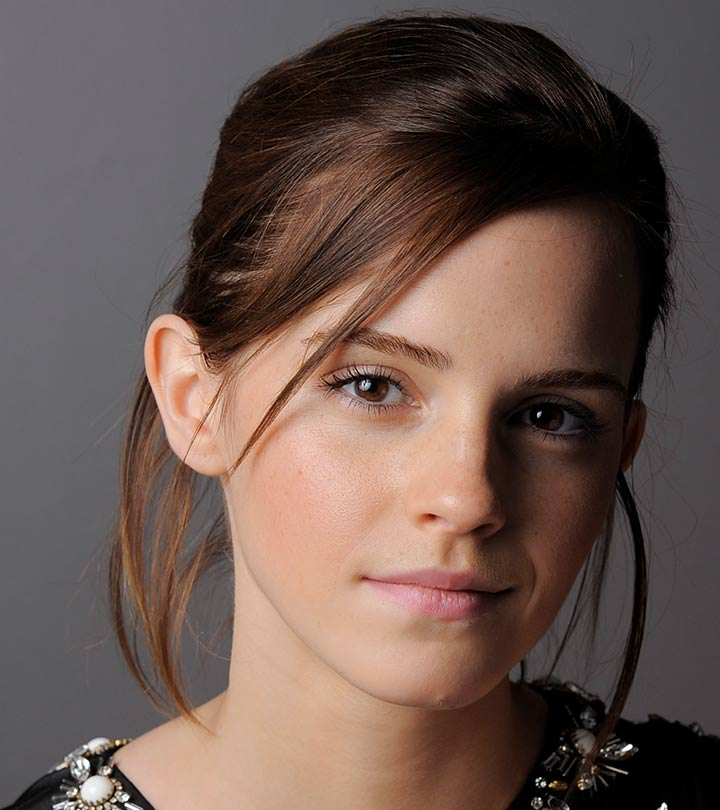
#> input picture a1images/a1images/emma.jpg, 720 x 810 px, found by its file name
$ jupyter execute --allow-errors assignment.ipynb
#> lines starting #> are read from the running program, lines starting #| are printed output that depends on the picture
Implementing a Given intensity transform on a image

[cell 1]
import cv2 as cv
import numpy as np
import matplotlib.pyplot as plt

# ----- Define each segment -----
# Segment 1: (0, 0) -> (50, 50)
t1 = np.linspace(0, 50, 51)  # 51 points
print(len(t1))  # Should be 51

# Segment 2: (50, 100) -> (150, 255)
# Jump at 50 means we start from 100
t2 = np.linspace(100, 255, 100)  # 100 points
print(len(t2))

# Segment 3: (150, 150) -> (255, 255)
# Drop at 150 means we start from 150
t3 = np.linspace(150, 255, 105)  # 105 points
print(len(t3))  # Should be 105

# ----- Build full LUT -----
# Remove duplicate points at 50 and 150 when concatenating
transform = np.concatenate((t1, t2[1:], t3[1:])).astype('uint8')
print(len(transform))  # Should be a 1D array with unique values)
# Check LUT length
print("LUT length:", len(transform))  # Should be 256

# ----- Plot transformation curve -----
fig, ax = plt.subplots()
ax.plot(transform)
ax.set_xlabel('Input Intensity')
ax.set_ylabel('Output Intensity')
ax.set_xlim(0, 255)
ax.set_ylim(0, 255)
ax.set_aspect('equal')
plt.grid(True)
plt.show()
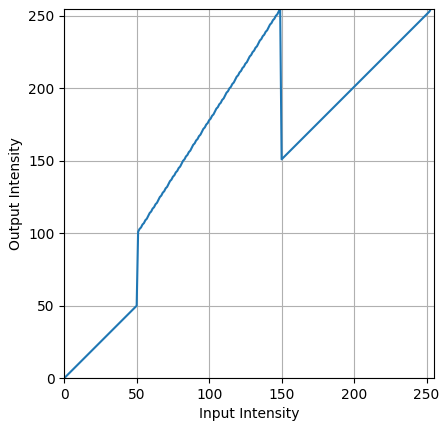
#> figure drawn by matplotlib, 1 panel; curve peaks at x = 149, y = 255

# ----- Read grayscale image -----
img_orig = cv.imread(r'a1images\a1images\emma.jpg', cv.IMREAD_GRAYSCALE)
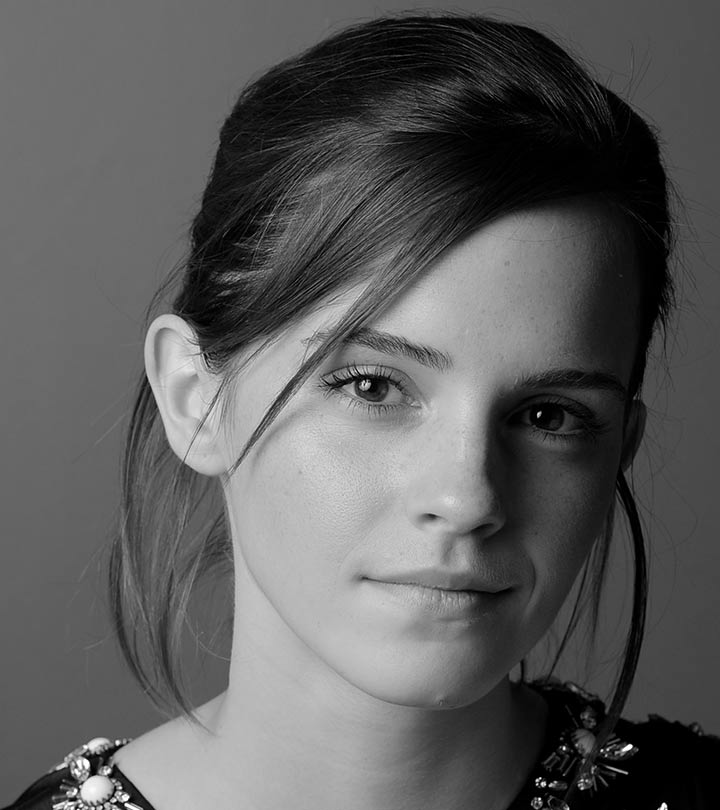
#> img_orig: shape (810, 720); min 0, max 255, mean 92.3


# ----- Apply transformation -----
#> (the rest of this cell did not finish here and is left out)

2. White matter Gray matter Question


[cell 2]
import cv2 as cv
import numpy as np
import matplotlib.pyplot as plt

# Read the brain image
brain_img = cv.imread(r'a1images\a1images\brain_proton_density_slice.png', cv.IMREAD_GRAYSCALE)
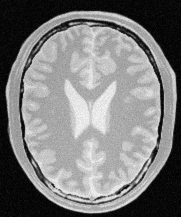
#> input picture a1images/a1images/brain_proton_density_slice.png, 181 x 217 px, found by its file name
#> brain_img is the input picture: shape (217, 181); min 0, max 251, mean 123.7


# Create transformation to enhance white matter
def create_white_matter_transform():
    # Segment 1: (0, 0) -> (170, 50)
    t1 = np.linspace(0, 50, 181)  # 0-170 input, 0-50 output

    # Segment 2: (171, 50) -> (220, 200)
    t2 = np.linspace(200, 255, 75)  # 171-220 input, 50-200 output

    # Segment 3: (221, 200) -> (255, 255)
    # t3 = np.linspace(200, 255, 35)  # 221-255 input, 200-255 output

    # Concatenate all segments to make 256 elements
    lut = np.concatenate([t1, t2]).astype(np.uint8)
    lut = lut[:256]  # Ensure length is exactly 256
    return lut

    # (b) Gray Matter Enhancement
    # Gray matter typically appears medium intensity (~80-150)

def create_gray_matter_transform():
    # Segment 1: (0, 0) -> (80, 50)# Segment 1: (0, 0) -> (170, 50)
    t1 = np.linspace(0, 100, 101)  # 0-170 input, 0-50 output

    # Segment 2: (171, 50) -> (220, 200)
    t2 = np.linspace(190, 255, 80)  # 171-220 input, 50-200 output

    # Segment 3: (221, 200) -> (255, 255)
    t3 = np.linspace(100, 90, 75)  # 221-255 input, 200-255 output

    # Concatenate all segments to make 256 elements
    lut = np.concatenate([t1, t2, t3]).astype(np.uint8)
    lut = lut[:256]  # Ensure length is exactly 256
    return lut


# Create transformations
white_matter_lut = create_white_matter_transform()
gray_matter_lut = create_gray_matter_transform()

# Apply transformations
brain_white_enhanced = cv.LUT(brain_img, white_matter_lut)
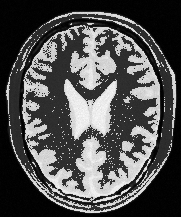
#> brain_white_enhanced: shape (217, 181); min 0, max 252, mean 81.5
brain_gray_enhanced = cv.LUT(brain_img, gray_matter_lut)
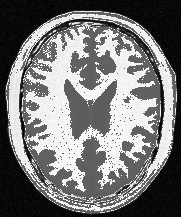
#> brain_gray_enhanced: shape (217, 181); min 0, max 255, mean 119.9

# Plot the intensity transformation curves
fig, axes = plt.subplots(2, 2, figsize=(12, 10))

# Plot white matter transformation
axes[0, 0].plot(white_matter_lut, 'b-', linewidth=2)
axes[0, 0].set_title('White Matter Enhancement Transform')
axes[0, 0].set_xlabel('Input Intensity')
axes[0, 0].set_ylabel('Output Intensity')
axes[0, 0].grid(True)
axes[0, 0].set_xlim(0, 255)
axes[0, 0].set_ylim(0, 255)

# Plot gray matter transformation
axes[0, 1].plot(gray_matter_lut, 'r-', linewidth=2)
axes[0, 1].set_title('Gray Matter Enhancement Transform')
axes[0, 1].set_xlabel('Input Intensity')
axes[0, 1].set_ylabel('Output Intensity')
axes[0, 1].grid(True)
axes[0, 1].set_xlim(0, 255)
axes[0, 1].set_ylim(0, 255)

# Display results
axes[1, 0].imshow(brain_white_enhanced, cmap='gray', vmin=0, vmax=255)
axes[1, 0].set_title('White Matter Enhanced')
axes[1, 0].axis('off')

axes[1, 1].imshow(brain_gray_enhanced, cmap='gray', vmin=0, vmax=255)
axes[1, 1].set_title('Gray Matter Enhanced')
axes[1, 1].axis('off')

plt.tight_layout()
plt.show()
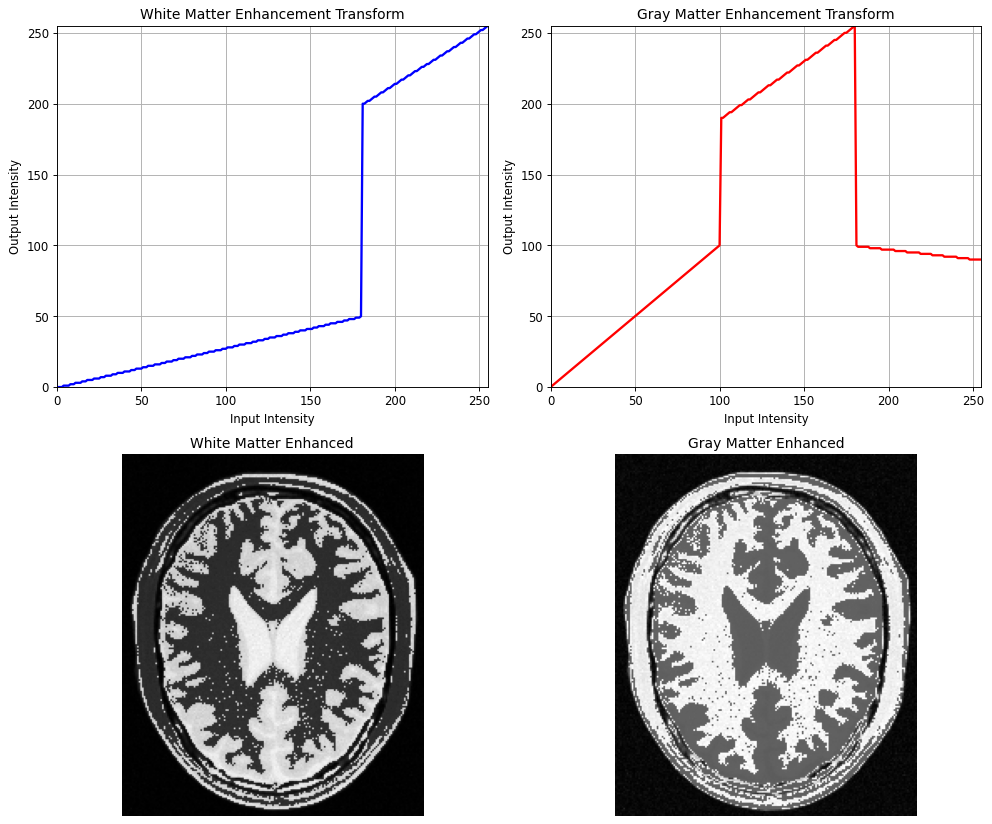
#> figure drawn by matplotlib, 4 panels; panel 1: curve peaks at x = 255, y = 255; panel 2: curve peaks at x = 180, y = 255

# Also display original vs enhanced images side by side
fig, axes = plt.subplots(1, 3, figsize=(15, 5))

axes[0].imshow(brain_img, cmap='gray', vmin=0, vmax=255)
axes[0].set_title('Original Brain Image')
axes[0].axis('off')

axes[1].imshow(brain_white_enhanced, cmap='gray', vmin=0, vmax=255)
axes[1].set_title('White Matter Enhanced')
axes[1].axis('off')

axes[2].imshow(brain_gray_enhanced, cmap='gray', vmin=0, vmax=255)
axes[2].set_title('Gray Matter Enhanced')
axes[2].axis('off')

plt.tight_layout()
plt.show()

# Optional: Display using OpenCV windows
cv.imshow('Original', brain_img)
cv.imshow('White Matter Enhanced', brain_white_enhanced)
cv.imshow('Gray Matter Enhanced', brain_gray_enhanced)
cv.waitKey(0)
cv.destroyAllWindows()

3.Gamma Correction

[cell 3]
import cv2 as cv
import numpy as np
import matplotlib.pyplot as plt

# Parameters
img_path = r"a1images\a1images\highlights_and_shadows.jpg"
gamma = 0.8  # gamma value

# Load image
bgr = cv.imread(img_path)
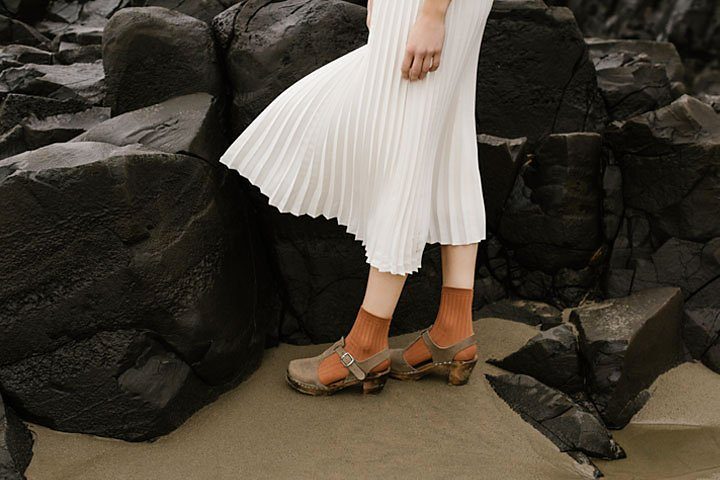
#> input picture a1images/a1images/highlights_and_shadows.jpg, 720 x 480 px, found by its file name
#> bgr is the input picture: shape (480, 720, 3); mean B, G, R 58.1, 68.6, 75.7
rgb = cv.cvtColor(bgr, cv.COLOR_BGR2RGB)

# Convert to LAB
lab = cv.cvtColor(rgb, cv.COLOR_RGB2LAB)
#> lab: shape (480, 720, 3); mean of channels 0, 1, 2 71.3, 129.1, 135
L, A, B = cv.split(lab)
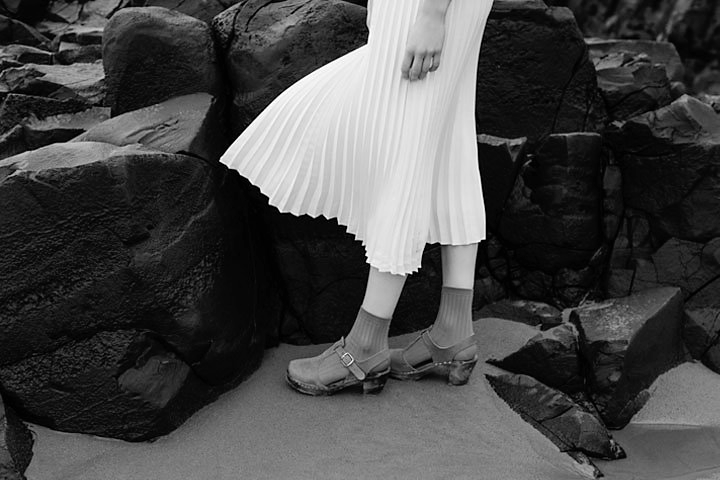
#> L: shape (480, 720); min 0, max 255, mean 71.3
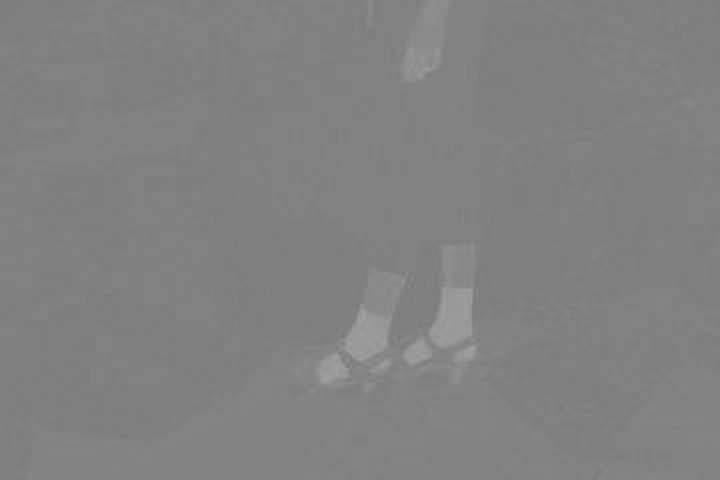
#> A: shape (480, 720); min 119, max 160, mean 129.1

# Normalize L channel
L_norm = L / 255.0

# Apply gamma correction
L_corr_norm = np.power(L_norm, gamma)
L_corr = np.uint8(np.clip(L_corr_norm * 255, 0, 255))

# Merge channels
lab_corr = cv.merge((L_corr, A, B))
#> lab_corr: shape (480, 720, 3); mean of channels 0, 1, 2 84.5, 129.1, 135
rgb_corr = cv.cvtColor(lab_corr, cv.COLOR_LAB2RGB)

# Show original and corrected images
fig, ax = plt.subplots(1, 2, figsize=(12, 6))
ax[0].imshow(rgb)
ax[0].set_title("Original Image")
ax[0].axis('off')
ax[1].imshow(rgb_corr)
ax[1].set_title(f"Gamma-corrected L channel (γ={gamma})")
ax[1].axis('off')
plt.show()

# Show histograms
fig, ax = plt.subplots(1, 2, figsize=(12, 4))
ax[0].hist(L.ravel(), bins=256, range=(0, 255), color='gray')
ax[0].set_title("Original L channel Histogram")
ax[1].hist(L_corr.ravel(), bins=256, range=(0, 255), color='gray')
ax[1].set_title(f"Gamma-corrected L channel Histogram (γ={gamma})")
plt.show()
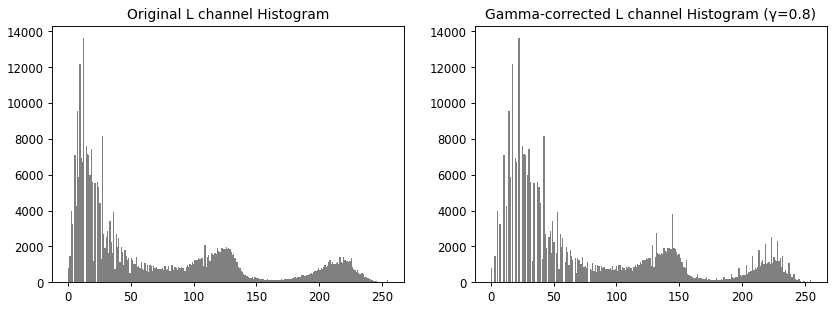
#> figure drawn by matplotlib, 2 panels; panel 1: tallest bar 13634 high, from x = 11.95 to 12.95; panel 2: tallest bar 13634 high, from x = 21.91 to 22.91

# Print infoo
print(f"Gamma applied: {gamma}")
print(f"L range before correction: {L.min()} - {L.max()}")
#| L range before correction: 0 - 255
print(f"L range after correction: {L_corr.min()} - {L_corr.max()}")
#| L range after correction: 0 - 255
